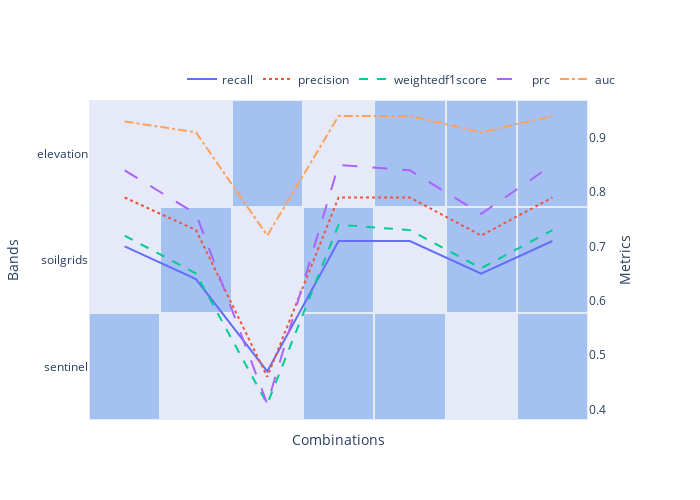

The code cell stored with this chart in its notebook:
### Code cell
reload(plot_utils)

best_metric = 'val_weightedf1score'
best_rows = []

for comb in list(group_combinations):
    model_dirs = list(model_parent_dir.glob(f'*-{"_".join(comb)}'))

    for model_dir in model_dirs:
        df = pd.read_csv(model_dir.joinpath('model.log'))
        best = df[df[best_metric] == df[best_metric].max()]
        
        best[list(band_groups.keys())] = [int(c in comb) for c in band_groups.keys()]
        best_rows.append(best)
        
best_df = pd.concat(best_rows).round(2).reset_index(drop=True)

fig = plot_utils.PlotUtils().line_heatmap(
    best_df, list(band_groups.keys())
)

figure_dir = Path('report', 'figures', 'figures_analysis')
figure_dir.mkdir(exist_ok=True)
fig.write_image(figure_dir.joinpath('soil_elevation_analysis.pdf'))
fig

### Figure 1 — Plotly figure (JSON) as saved in the notebook; plotly's stock layout.template omitted (floating-point values rounded to 4 significant figures)
{"data": [{"hovertemplate": "variable=recall<br>index=%{x}<br>value=%{y}<extra></extra>", "legendgroup": "recall", "line": {"color": "#636efa", "dash": "solid"}, "marker": {"symbol": "circle"}, "mode": "lines", "name": "recall", "orientation": "v", "showlegend": true, "type": "scatter", "x": [0, 1, 2, 3, 4, 5, 6], "xaxis": "x", "y": [0.7, 0.64, 0.47, 0.71, 0.71, 0.65, 0.71], "yaxis": "y2"}, {"hovertemplate": "variable=precision<br>index=%{x}<br>value=%{y}<extra></extra>", "legendgroup": "precision", "line": {"color": "#EF553B", "dash": "dot"}, "marker": {"symbol": "circle"}, "mode": "lines", "name": "precision", "orientation": "v", "showlegend": true, "type": "scatter", "x": [0, 1, 2, 3, 4, 5, 6], "xaxis": "x", "y": [0.79, 0.73, 0.46, 0.79, 0.79, 0.72, 0.79], "yaxis": "y2"}, {"hovertemplate": "variable=weightedf1score<br>index=%{x}<br>value=%{y}<extra></extra>", "legendgroup": "weightedf1score", "line": {"color": "#00cc96", "dash": "dash"}, "marker": {"symbol": "circle"}, "mode": "lines", "name": "weightedf1score", "orientation": "v", "showlegend": true, "type": "scatter", "x": [0, 1, 2, 3, 4, 5, 6], "xaxis": "x", "y": [0.72, 0.65, 0.41, 0.74, 0.73, 0.66, 0.73], "yaxis": "y2"}, {"hovertemplate": "variable=prc<br>index=%{x}<br>value=%{y}<extra></extra>", "legendgroup": "prc", "line": {"color": "#ab63fa", "dash": "longdash"}, "marker": {"symbol": "circle"}, "mode": "lines", "name": "prc", "orientation": "v", "showlegend": true, "type": "scatter", "x": [0, 1, 2, 3, 4, 5, 6], "xaxis": "x", "y": [0.84, 0.76, 0.41, 0.85, 0.84, 0.76, 0.85], "yaxis": "y2"}, {"hovertemplate": "variable=auc<br>index=%{x}<br>value=%{y}<extra></extra>", "legendgroup": "auc", "line": {"color": "#FFA15A", "dash": "dashdot"}, "marker": {"symbol": "circle"}, "mode": "lines", "name": "auc", "orientation": "v", "showlegend": true, "type": "scatter", "x": [0, 1, 2, 3, 4, 5, 6], "xaxis": "x", "y": [0.93, 0.91, 0.72, 0.94, 0.94, 0.91, 0.94], "yaxis": "y2"}, {"colorscale": [[0, "lavender"], [0.5, "tomato"], [1, "cornflowerblue"]], "opacity": 0.5, "showscale": false, "type": "heatmap", "xaxis": "x", "xgap": 2, "y": ["sentinel", "soilgrids", "elevation"], "yaxis": "y", "ygap": 2, "z": [[1, 0, 0, 1, 1, 0, 1], [0, 1, 0, 1, 0, 1, 1], [0, 0, 1, 0, 1, 1, 1]]}], "layout": {"height": 500, "legend": {"orientation": "h", "x": 1, "xanchor": "right", "y": 1.02, "yanchor": "bottom"}, "width": 700, "xaxis": {"anchor": "y", "domain": [0, 0.94], "range": [-0.5, 6.5], "showgrid": false, "showticklabels": false, "title": {"text": "Combinations"}, "type": "linear", "zeroline": false}, "yaxis": {"anchor": "x", "autorange": true, "domain": [0, 1], "range": [-0.5, 2.5], "showgrid": false, "title": {"text": "Bands"}, "type": "category"}, "yaxis2": {"anchor": "x", "autorange": true, "overlaying": "y", "range": [0.3806, 0.9694], "showgrid": false, "side": "right", "title": {"text": "Metrics"}, "type": "linear"}}}
